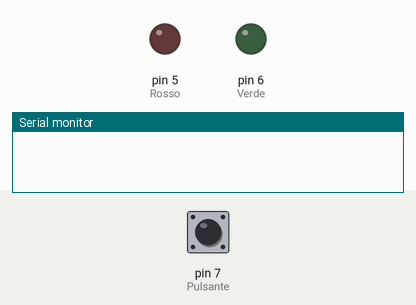
A sketch run on a simulated Arduino Uno, built with avr-gcc and run on an emulated ATmega328P. Parts: output pins drawn as LEDs (lit = HIGH), the last lines printed to the serial monitor. Dashed ring = blinking. The inputs (shaded band) are chosen by the test bench; at power-on: pin 7 (Pulsante) LOW.

Above: at 1.2 s.
1.3 s: pin 7 (Pulsante) pulled HIGH for 0.15 s
At 1.8 s:
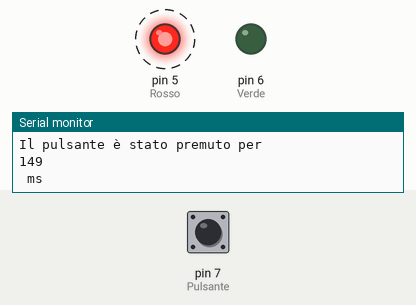
4.4 s: pin 7 (Pulsante) pulled HIGH for 1 s
At 6.45 s:
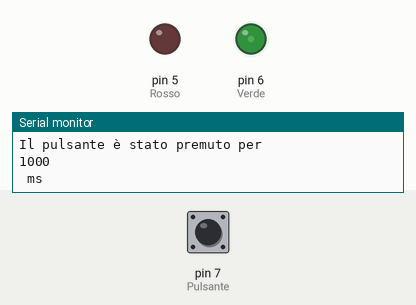
At 10.57 s:
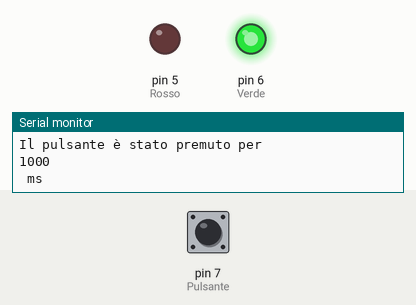
Timing chart, 0 to 16.4 s (numbered marks = the images above; inputs shaded):
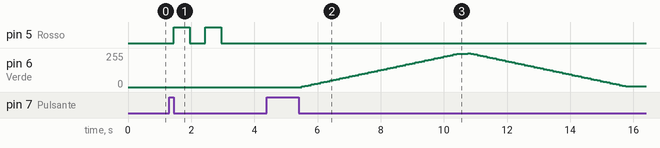

Measured:
- after the input at 1.3 s, pin 5 (Rosso): alternates HIGH for 0.50 s and LOW for 0.50 s, 4 changes in all, then stays LOW, starting after 0.15 s
- after the input at 4.4 s, pin 6 (Verde): rises from 0/255 to 255/255 in 5.3 s, then falls to 5/255 in 5.0 s

The sketch:

AnalogBlink.ino
```cpp
void setup()
{
  pinMode(5, OUTPUT);//Rosso
  pinMode(6, OUTPUT);//Verde
  pinMode(7, INPUT);//Pulsante
  Serial.begin(9600);
}

long tempo;
long realTime;
bool pulsante = false;

void loop()
{
  if(digitalRead(7) == HIGH){
    if(pulsante == false){
      pulsante = true;
      tempo = millis();
    }
  }
  if(pulsante == true){
    if(digitalRead(7) == LOW){
      pulsante = false;
      realTime = millis() - tempo;

      Serial.println("Il pulsante è stato premuto per ");
      Serial.println(realTime);
      Serial.println(" ms");
    }
  }

  if(realTime > 0 && realTime < 1000){
    for(int i=0; i<2; i++){
        digitalWrite(5, HIGH);
        delay(500);
        digitalWrite(5, LOW);
        delay(500);
      }

      realTime = 0;
  }
  else if(realTime >= 1000){
    for(int i = 0;i < 255;i = i + 5){
      analogWrite(6,i);
      delay(100);
    }
    delay(250);
    for(int i = 255;i > 0;i = i - 5){
      analogWrite(6,i);
      delay(100);
    }
    realTime = 0;
  }
}
```
